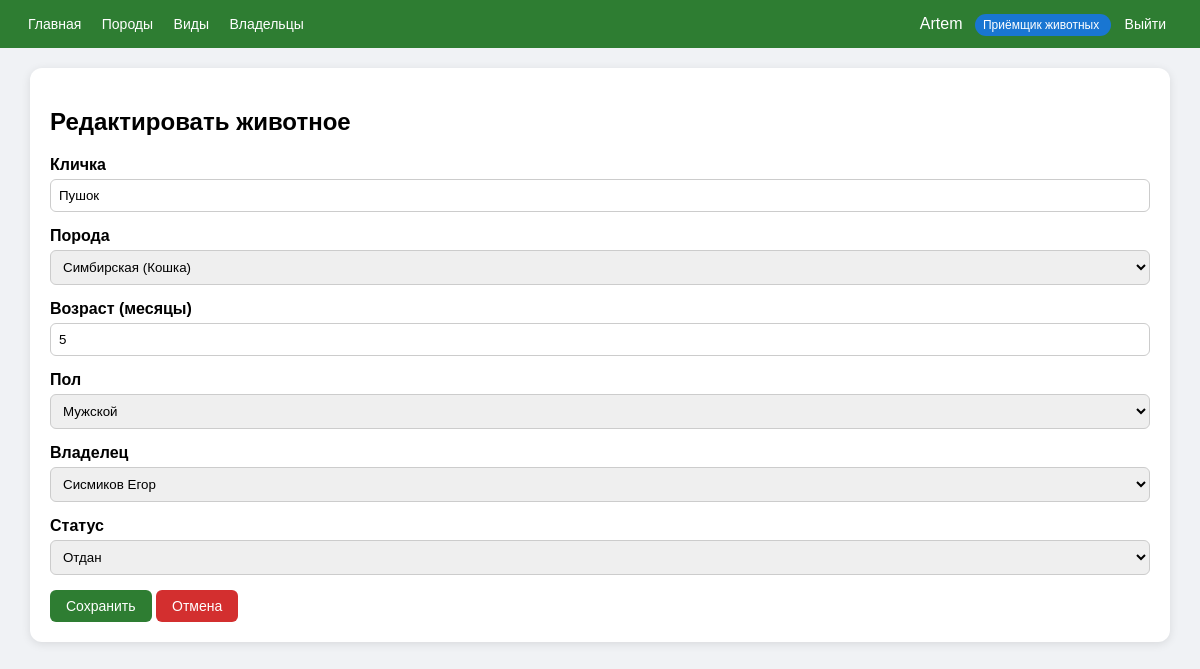
Page /1/update/ (signed in) on the committed database.
### animals/models.py (models this page shows, shortened)
class UserProfile(models.Model):
    ROLE_CHOICES = [
        ('receiver', 'Приёмщик животных'),
        ('giver', 'Отдающий животных'),
    ]
    user = models.OneToOneField(
        User,
        on_delete=models.CASCADE,
        related_name='profile'
    )
    role = models.CharField(
        max_length=20,
        choices=ROLE_CHOICES,
        default='receiver',
        verbose_name="Роль"
    )
    phone = models.CharField(max_length=20, blank=True, verbose_name="Телефон")
    class Meta:
        verbose_name = "Профиль пользователя"
        verbose_name_plural = "Профили пользователей"

class Animal(models.Model):
    GENDER_CHOICES = [
        ('M', 'Мужской'),
        ('F', 'Женский'),
    ]
    STATUS_CHOICES = [
        ('available', 'Без владельца'),
        ('reserved', 'Забронирован'),
        ('adopted', 'Отдан'),
    ]
    name = models.CharField(max_length=100, verbose_name="Кличка")
    breed = models.ForeignKey(Breed, on_delete=models.CASCADE, verbose_name="Порода")
    age = models.IntegerField(verbose_name="Возраст (месяцы)")
    gender = models.CharField(max_length=1, choices=GENDER_CHOICES, verbose_name="Пол")
    owner = models.OneToOneField(
        Owner,
        on_delete=models.SET_NULL,
        null=True,
        blank=True,
        verbose_name="Владелец"
    )
    status = models.CharField(
        max_length=20,
        choices=STATUS_CHOICES,
        default='available',
        verbose_name="Статус"
    )
    created_at = models.DateTimeField(auto_now_add=True, verbose_name="Дата поступления")
    created_by = models.ForeignKey(
        User,
        on_delete=models.SET_NULL,
        null=True,
        verbose_name="Кто добавил"
    )
    adopted_by = models.ForeignKey(
        User,
        on_delete=models.SET_NULL,
        null=True,
        blank=True,
        related_name='adopted_animals',
        verbose_name="Кто отдал в семью"
    )
    class Meta:
        verbose_name = "Животное"
        verbose_name_plural = "Животные"
        permissions = [
            ("can_adopt_animal", "Может отдавать животных в семьи"),
            ("can_receive_animal", "Может принимать животных в приют"),
        ]

### animals/views.py (the view)
# urls.py: path('<int:pk>/update/', views.AnimalUpdateView.as_view(), name='animal_update'),
class AnimalUpdateView(LoginRequiredMixin, ReceiverRequiredMixin, UpdateView):
    model = Animal
    form_class = AnimalForm
    template_name = 'animals/animal_form.html'
    success_url = reverse_lazy('animal_list')

### animals/forms.py
class AnimalForm(forms.ModelForm):
    class Meta:
        model = Animal
        fields = ['name', 'breed', 'age', 'gender', 'owner', 'status']
        widgets = {
            'name': forms.TextInput(attrs={'class': 'form-control', 'placeholder': 'Введите кличку'}),
            'breed': forms.Select(attrs={'class': 'form-control'}),
            'age': forms.NumberInput(attrs={'class': 'form-control', 'placeholder': 'Возраст в месяцах'}),
            'gender': forms.Select(attrs={'class': 'form-control'}),
            'owner': forms.Select(attrs={'class': 'form-control'}),
            'status': forms.Select(attrs={'class': 'form-control'}),
        }

### animals/models.py (called while the page is built)
    def __str__(self):
        return f"{self.name} ({self.species.name})"

    def __str__(self):
        return f"{self.last_name} {self.first_name}"

### animals/views.py (called while the page is built)
    def test_func(self):
        return self.request.user.is_authenticated and self.request.user.profile.role == 'receiver'

### animals/templates/animals/animal_form.html (shortened to what this page needs)
{% extends 'base.html' %}
{% block content %}
<h2>{% if form.instance.pk %}Редактировать{% else %}Добавить{% endif %} животное</h2>
<form method="post">
    {% for field in form %}
        <label>{{ field.label }}</label>
        {{ field }}
    {% endfor %}
    <button type="submit" class="btn">Сохранить</button>
    <a href="{% url 'animal_list' %}" class="btn btn-red">Отмена</a>
</form>
{% endblock %}

### animals/templates/base.html (shortened to what this page needs)
<!DOCTYPE html>
<html>
<head>
</head>
<body>
    <div class="header">
        <div>
            <a href="/">Главная</a>
            {% if user.is_authenticated and user.profile.role == 'receiver' %}
                <a href="{% url 'breed_list' %}">Породы</a>
                <a href="{% url 'species_list' %}">Виды</a>
                <a href="{% url 'owner_list' %}">Владельцы</a>
            {% endif %}
        </div>
        <div>
            {% if user.is_authenticated %}
                {{ user.username }}
                <span class="badge {% if user.profile.role == 'giver' %}badge-giver{% endif %}">
                    {{ user.profile.get_role_display }}
                </span>
                <form method="post" action="{% url 'logout' %}" style="display: inline;">
                    <button>Выйти</button>
                </form>
            {% else %}
                <a href="{% url 'login' %}">Войти</a>
                <a href="{% url 'register' %}">Регистрация</a>
            {% endif %}
        </div>
    </div>
    <div class="container">
        {% block content %}{% endblock %}
    </div>
</body>
</html>

### animals/templates/base.html (style rules this page uses)
body { font-family: Arial, sans-serif; margin: 0; background: #f0f2f5; }
.header { background: #2e7d32; color: white; padding: 15px 20px; display: flex; justify-content: space-between; align-items: center; flex-wrap: wrap; }
.header a, .header button { color: white; text-decoration: none; margin: 0 8px; background: none; border: none; cursor: pointer; font-size: 14px; }
.container { max-width: 1100px; margin: 20px auto; background: white; padding: 20px; border-radius: 12px; box-shadow: 0 2px 10px rgba(0,0,0,0.1); }
.btn { display: inline-block; background: #2e7d32; color: white; padding: 8px 16px; border-radius: 6px; text-decoration: none; border: none; cursor: pointer; font-size: 14px; }
.btn-red { background: #d32f2f; }
input, select { width: 100%; padding: 8px; margin: 5px 0 15px; border: 1px solid #ccc; border-radius: 6px; box-sizing: border-box; }
label { font-weight: bold; }
.badge { background: #1976d2; padding: 4px 8px; border-radius: 12px; font-size: 12px; margin-left: 8px; }

### rows in the picture
Animal: form "Пушок" "Симбирская (Кошка)" "5" "Мужской" "Сисмиков Егор" "Отдан"

### other values in the picture
{{ user.username }} "Artem"
{{ user.profile.get_role_display }} "Приёмщик животных"
{{ field.label }} "Кличка" "Порода" "Возраст (месяцы)" "Пол" "Владелец" "Статус"
